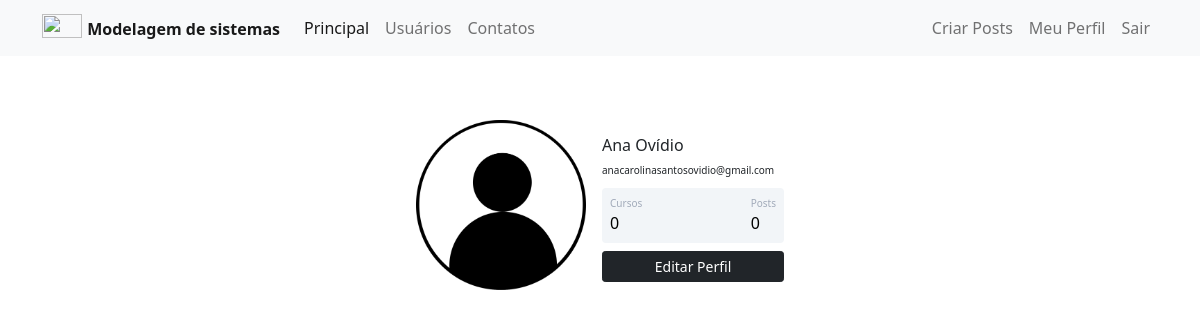
/my_profile (signed in), run on an earlier commit of the app's database.
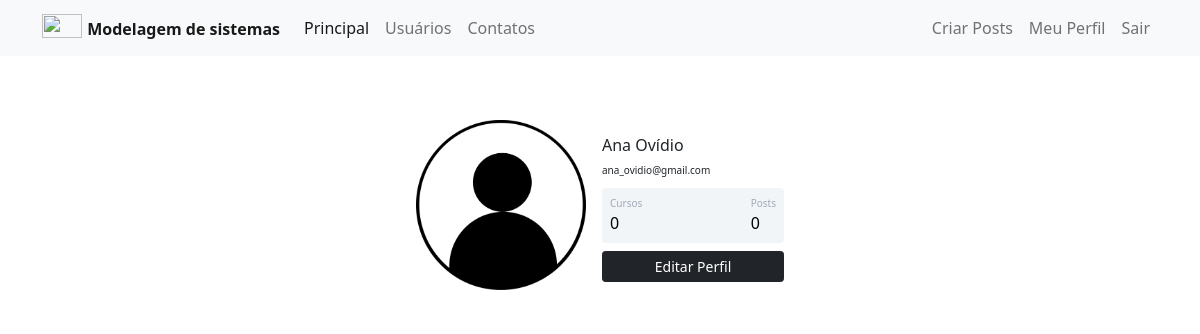
And on a later commit of the database.
### general_system/models.py (models this page shows)
class Usuario(data_base.Model, UserMixin):
    id = data_base.Column(data_base.Integer, primary_key=True)
    username = data_base.Column(data_base.String, nullable=False)
    email = data_base.Column(data_base.String, nullable=False, unique=True)
    password = data_base.Column(data_base.String, nullable=False)
    perf_photo = data_base.Column(data_base.String, default='default.jpg')
    posts = data_base.relationship('Post', backref='autor', lazy=True)
    courses = data_base.Column(data_base.String, nullable=False, default='Não Informado')

### general_system/routes.py (the view)
@app.route("/my_profile")
@login_required
def my_profile():
    image_id = url_for('static', filename='photo_profile/{}'.format(current_user.perf_photo))
    return render_template('my_profile.html', image_id=image_id)

### general_system/models.py (called while the page is built)
@login_manager.user_loader
def load_user(id_user):
    return Usuario.query.get(int(id_user))

### general_system/templates/my_profile.html
{% extends 'base.html' %}
{% block bory %}
<div class="container mt-5 d-flex justify-content-center">
    <div class="card p-3">
        <div class="d-flex align-items-center">
            <div class="image pe-3"> <img src="{{image_id}}" class="rounded" width="170"> </div>
            <div class="ml-3 w-100">
                <h4 class="mb-0 mt-0"><font size="3">{{current_user.username}}</font></h4> <span><font size="1">{{current_user.email}}</font></span>
                <div class="p-2 mt-2 bg-primary d-flex justify-content-between rounded text-white stats">
                    <div class="d-flex flex-column"> <span class="articles">Cursos</span> <span class="number1">0</span> </div>
                    <div class="d-flex flex-column"> <span class="rating">Posts</span> <span class="number3">0</span> </div>
                </div>
                <div class="button mt-2 d-flex flex-row align-items-center"> <button class="btn btn-sm btn-dark w-100 ml-2">Editar Perfil</button> </div>
            </div>
        </div>
    </div>
</div>
{% endblock %}

### general_system/templates/base.html (shortened to what this page needs)
<!DOCTYPE html>
<html lang="pt-br">
<head>
    <link href="https://cdn.jsdelivr.net/npm/bootstrap@5.1.3/dist/css/bootstrap.min.css" rel="stylesheet">
    <link rel="stylesheet" type="text/css" href="{{ url_for('static', filename='main.css') }}">
</head>
<body bgcolor = #FFFFFF>
    {% include 'navbar.html' %}
    {% block bory %}
    {% endblock %}
</body>
</html>

### general_system/templates/navbar.html (shortened to what this page needs)
<nav class="navbar navbar-expand-lg navbar-light bg-light" xmlns="http://www.w3.org/1999/html">
  <div class="container-fluid container">
    <a class="navbar-brand" href="#">
      <img src="https://i.pinimg.com/474x/3a/a6/c5/3aa6c534abb6362ce8818e5413f4a3f3.jpg" alt="" width="40" height="24" class="d-inline-block align-text-top">
      <strong><font size="3">Modelagem de sistemas </font></strong>
    </a>
    <div class="collapse navbar-collapse" id="navbarSupportedContent">
      <ul class="navbar-nav me-auto mb-2 mb-lg-0">
        <li class="nav-item">
          <a class="nav-link active" aria-current="page" href="{{url_for('home')}}">Principal</a>
        </li>
        <li class="nav-item">
          <a class="nav-link" href="{{url_for('users')}}">Usuários</a>
        </li>
        <li class="nav-item">
          <a class="nav-link" href="{{url_for('contacts')}}">Contatos</a>
        </li>
      </ul>
      <ul class="d-flex navbar-nav">
        {% if current_user.is_authenticated %}
            <li class="nav-item">
              <a class="nav-link" href="{{ url_for('create_post') }}">Criar Posts</a>
            </li>
            <li class="nav-item">
              <a class="nav-link" href="{{ url_for('my_profile') }}">Meu Perfil</a>
            </li>
            <li class="nav-item">
              <a class="nav-link" href="{{ url_for('logout') }}">Sair</a>
            </li>
        {%endif%}
      </ul>
    </div>
  </div>
</nav>

### general_system/static/main.css (style rules this page uses)
.card { width: 400px; border: none; border-radius: 10px; background-color: #fff }
.stats { background: #f2f5f8 !important; color: #000 !important }
.articles { font-size: 10px; color: #a1aab9 }
.number1 { font-weight: 500 }
.rating { font-size: 10px; color: #a1aab9 }
.number3 { font-weight: 500 }

What changed in the data, as far as the page shows it:
changed Usuario "Ana Ovídio": email "anacarolinasantosovidio@gmail.com" → "ana_ovidio@gmail.com"
